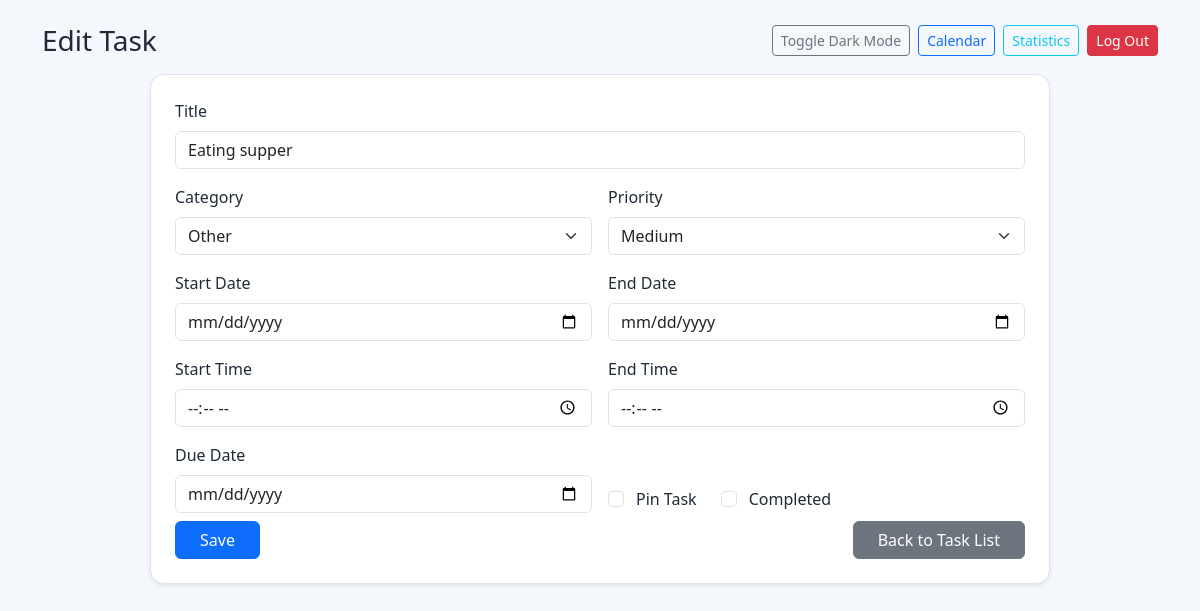
/todo/task/update/27/ (signed in), run on the app's committed database.
### todo/models.py (models this page shows, shortened)
class Task(models.Model):
    CATEGORY_PERSONAL = 'personal'
    CATEGORY_WORK = 'work'
    CATEGORY_STUDY = 'study'
    CATEGORY_HEALTH = 'health'
    CATEGORY_OTHER = 'other'
    CATEGORY_CHOICES = [
        (CATEGORY_PERSONAL, 'Personal'),
        (CATEGORY_WORK, 'Work'),
        (CATEGORY_STUDY, 'Study'),
        (CATEGORY_HEALTH, 'Health'),
        (CATEGORY_OTHER, 'Other'),
    ]
    PRIORITY_LOW = 'low'
    PRIORITY_MEDIUM = 'medium'
    PRIORITY_HIGH = 'high'
    PRIORITY_CHOICES = [
        (PRIORITY_LOW, 'Low'),
        (PRIORITY_MEDIUM, 'Medium'),
        (PRIORITY_HIGH, 'High'),
    ]
    owner = models.ForeignKey(
        settings.AUTH_USER_MODEL,
        on_delete=models.CASCADE,
        related_name='tasks',
        null=True,
        blank=True
    )
    title = models.CharField(max_length=100)
    category = models.CharField(max_length=20, choices=CATEGORY_CHOICES, default=CATEGORY_OTHER)
    priority = models.CharField(max_length=20, choices=PRIORITY_CHOICES, default=PRIORITY_MEDIUM)
    start_date = models.DateField(null=True)
    end_date = models.DateField(null=True)
    start_time = models.TimeField(null=True, blank=True)
    end_time = models.TimeField(null=True, blank=True)
    due_date = models.DateField(null=True, blank=True)
    is_pinned = models.BooleanField(default=False)
    is_deleted = models.BooleanField(default=False)
    completed = models.BooleanField(default=False)
    completed_at = models.DateTimeField(null=True, blank=True)

### todo/views.py (the view)
# urls.py: path('task/update/<int:pk>/', views.task_update, name='task_update'),
@login_required
def task_update(request, pk):
    task = get_object_or_404(Task, pk=pk, owner=request.user, is_deleted=False)
    if request.method == "POST":
        form = TaskForm(request.POST, instance=task)
        if form.is_valid():
            form.save()
            return redirect('task_list')
    else:
            form = TaskForm(instance=task)
    return render(request, 'todo/task_form.html', {'form':form})

### todo/templates/todo/task_form.html (shortened to what this page needs)
<!DOCTYPE html>
<html lang="en">
<head>
    <link href="https://cdn.jsdelivr.net/npm/bootstrap@5.3.3/dist/css/bootstrap.min.css" rel="stylesheet">
</head>
<body>
    <div class="container py-4">
        <div class="d-flex justify-content-between align-items-center mb-3">
            <h1 class="h3 mb-0">{% if form.instance.pk %}Edit Task{% else %}Add Task{% endif %}</h1>
            <div class="d-flex gap-2">
                <button id="darkModeToggle" type="button" class="btn btn-outline-secondary btn-sm">Toggle Dark Mode</button>
                <a href="{% url 'task_calendar' %}" class="btn btn-outline-primary btn-sm">Calendar</a>
                <a href="{% url 'task_statistics' %}" class="btn btn-outline-info btn-sm">Statistics</a>
                <a href="{% url 'logout' %}" class="btn btn-danger btn-sm">Log Out</a>
            </div>
        </div>
        <div class="panel shadow-sm mx-auto p-3 p-md-4" style="max-width: 900px;">
                <form method="post" class="row g-3">
                    <div class="col-12">
                        <label class="form-label">Title</label>
                        {{ form.title }}
                    </div>
                    <div class="col-12 col-md-6">
                        <label class="form-label">Category</label>
                        {{ form.category }}
                    </div>
                    <div class="col-12 col-md-6">
                        <label class="form-label">Priority</label>
                        {{ form.priority }}
                    </div>
                    <div class="col-12 col-md-6">
                        <label class="form-label">Start Date</label>
                        {{ form.start_date }}
                    </div>
                    <div class="col-12 col-md-6">
                        <label class="form-label">End Date</label>
                        {{ form.end_date }}
                    </div>
                    <div class="col-12 col-md-6">
                        <label class="form-label">Start Time</label>
                        {{ form.start_time }}
                    </div>
                    <div class="col-12 col-md-6">
                        <label class="form-label">End Time</label>
                        {{ form.end_time }}
                    </div>
                    <div class="col-12 col-md-6">
                        <label class="form-label">Due Date</label>
                        {{ form.due_date }}
                    </div>
                    <div class="col-12 col-md-6 d-flex align-items-end">
                        <div class="form-check me-4">
                            {{ form.is_pinned }}
                            <label class="form-check-label ms-1">Pin Task</label>
                        </div>
                        <div class="form-check">
                            {{ form.completed }}
                            <label class="form-check-label ms-1">Completed</label>
                        </div>
                    </div>
                    <div class="col-12 d-flex justify-content-between mt-2">
                        <button type="submit" class="btn btn-primary px-4">Save</button>
                        <a href="{% url 'task_list' %}" class="btn btn-secondary px-4">Back to Task List</a>
                    </div>
                </form>
        </div>
    </div>
</body>
</html>

### todo/templates/todo/task_form.html (style rules this page uses)
:root { --bg-main: #f4f7fb; --bg-panel: #ffffff; --text-main: #1f2937; --line: #dbe3ec; }
body { background: var(--bg-main); color: var(--text-main); }
.panel { background: var(--bg-panel); border: 1px solid var(--line); border-radius: 14px; }

### data on the page
Task: title "Eating supper", category "Other", priority "Medium"
